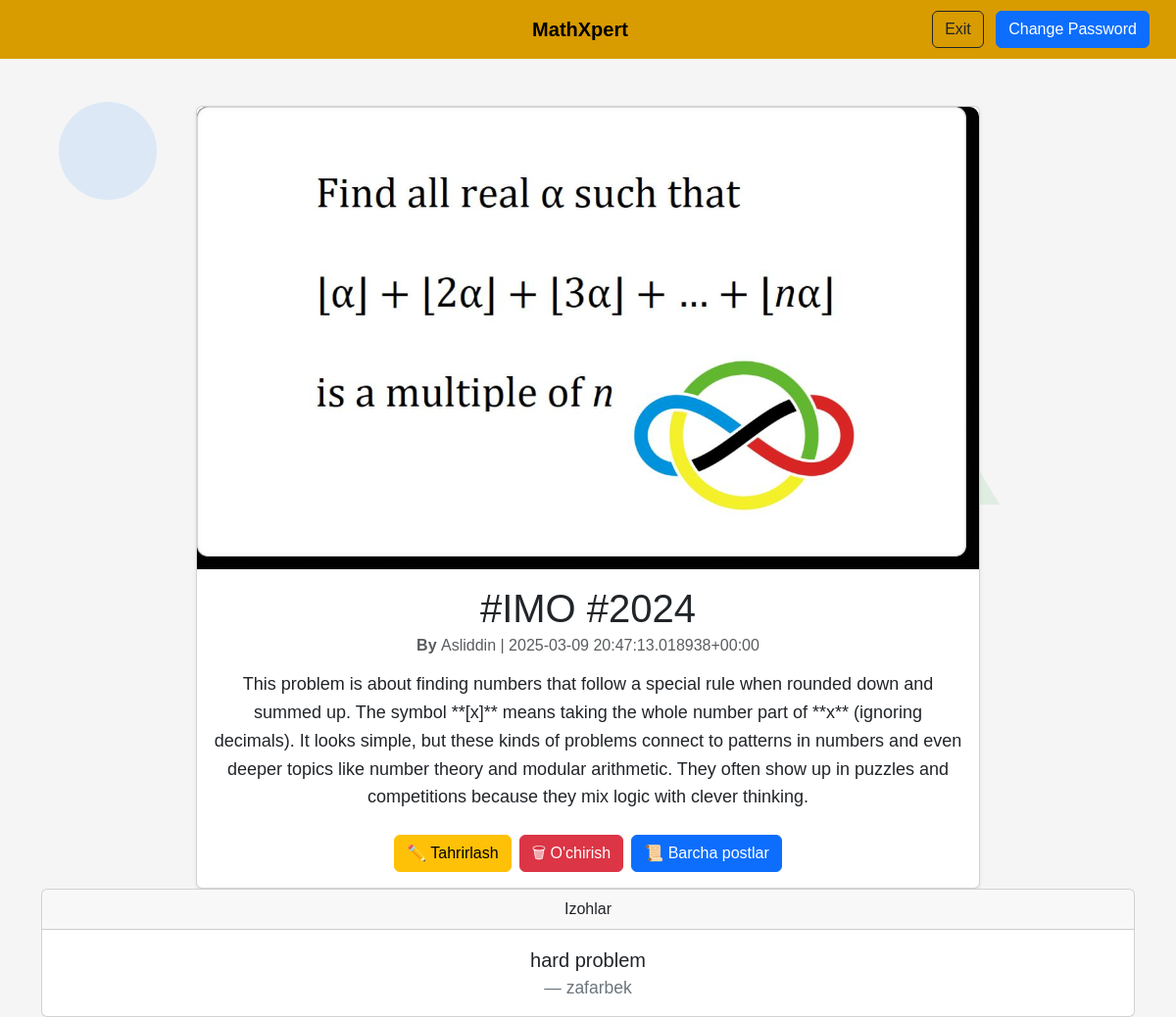
The app's page /articles/6/ (signed in) with its own data.
### articles/models.py (models this page shows, shortened)
class Article(models.Model):
    title=models.CharField(max_length=255)
    summary=models.CharField(max_length=200,blank=True)
    body=RichTextField(blank=True,null=True)
    photo=models.ImageField(upload_to='images/',blank=True)
    date=models.DateTimeField(auto_now_add=True)
    author=models.ForeignKey(
        get_user_model(),
        on_delete=models.CASCADE,
    )

class Comment(models.Model):
    article=models.ForeignKey(Article,on_delete=models.CASCADE,related_name='comments')
    comment=models.CharField(max_length=150)
    author=models.ForeignKey(
        get_user_model(),
        on_delete=models.CASCADE,
    )
    def __str__(self):
        return self.comment

### accounts/models.py (models this page shows)
class CustomUser(AbstractUser):
    age=models.PositiveIntegerField(null=True,blank=True)

### articles/views.py (the view)
# urls.py: path('<int:pk>/',ArticleDetailView.as_view(),name='article_detail'),
class ArticleDetailView(LoginRequiredMixin,DetailView):
    model=Article
    template_name='article_detail.html'

### templates/article_detail.html
{% extends 'base.html' %}
{% block content %}
<div class="container mt-4">
    <div class="card mx-auto shadow-sm" style="max-width: 800px;">
        {% if object.photo %}
            <img class="card-img-top img-fluid" src="{{ object.photo.url }}" alt="{{ object.title }}"
                 style="border-top-left-radius: 10px; border-top-right-radius: 10px;">
        {% endif %}
        <div class="card-body">
            <h1 class="card-title text-center">{{ object.title }}</h1>
            <h6 class="card-subtitle mb-3 text-muted text-center">
                <strong>By </strong> {{ object.author| title}} | {{ object.date | safe}}
            </h6>
            <p class="card-text" style="font-size: 18px; line-height: 1.6;">
                {{ object.body | safe }}
            </p>
            <div class="d-flex justify-content-center mt-4">
                <a href="{% url 'article_edit' object.pk %}" class="btn btn-warning me-2">✏️ Tahrirlash</a>
                <a href="{% url 'article_delete' object.pk %}" class="btn btn-danger me-2">🗑 O'chirish</a>
                <a href="{% url 'article_list' %}" class="btn btn-primary">📜 Barcha postlar</a>
            </div>
        </div>
    </div>
</div>
<div class="card">
    <div class="card-header">Izohlar</div>
    {% for comment in article.comments.all %}
    <div class="card-body">
        <blockquote class="blockquote mb-0">
            <p>{{ comment }}</p>
            <footer class="blockquote-footer">{{comment.author}}</footer>
        </blockquote>
    </div>
    {% endfor %}
</div>
{% endblock content %}

### templates/base.html (style rules this page uses)
body { background-color: #f5f5f5; font-family: 'Arial', sans-serif; position: relative; overflow-x: hidden; }

### records on screen
Article: photo (picture), title "#IMO #2024", author "Asliddin", date "2025-03-09 20:47:13.018938+00:00", body "This problem is about finding numbers that follow a special rule when rounded down and summed up. The symbol **[x]** means taking the whole number part of **x** (ignoring decimals). It looks simple, but these kinds of problems connect to patterns in numbers and even deeper topics like number theory and modular arithmetic. They often show up in puzzles and competitions because they mix logic with clever thinking."
Comment: comment "hard problem", author "zafarbek"
